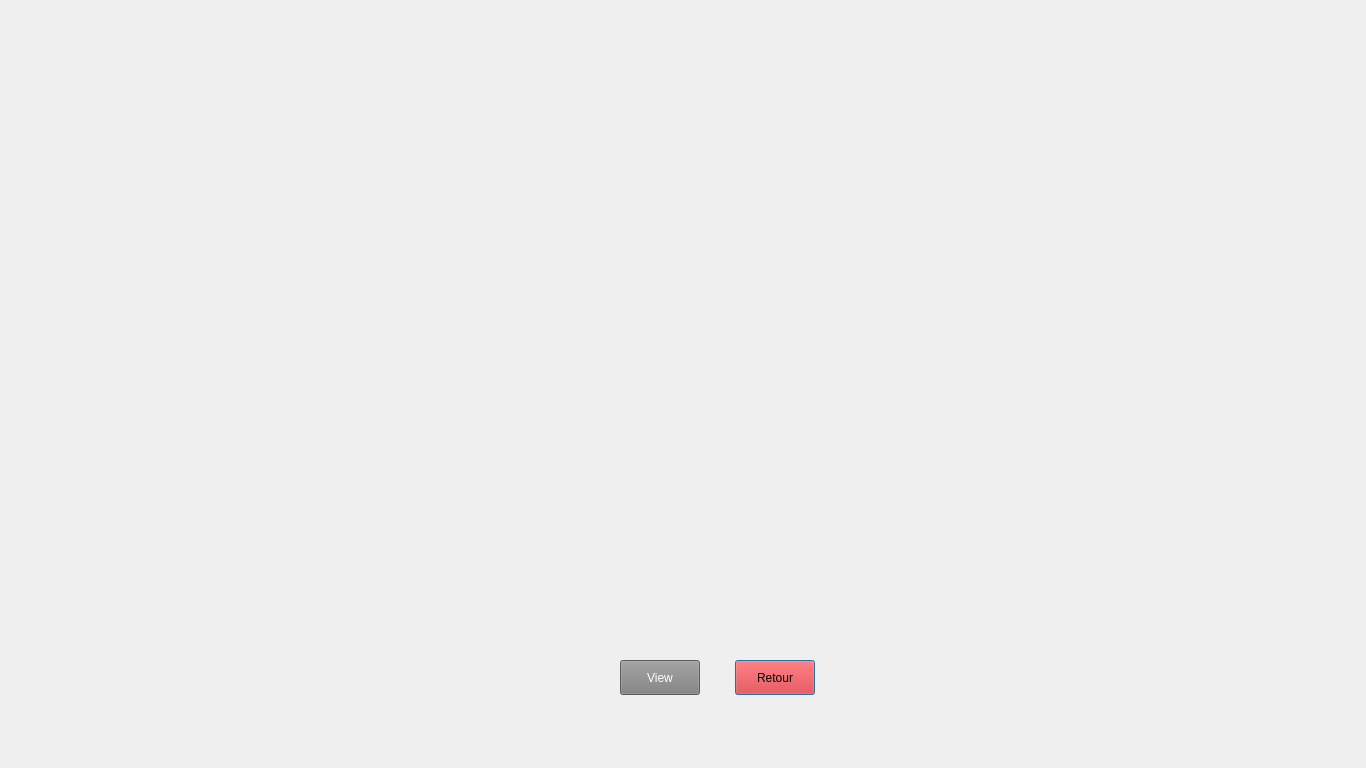
<?xml version="1.0" encoding="UTF-8"?>
<ui version="4.0">
 <class>finance</class>
 <widget class="QDialog" name="finance">
  <property name="geometry">
   <rect>
    <x>0</x>
    <y>0</y>
    <width>1366</width>
    <height>768</height>
   </rect>
  </property>
  <property name="minimumSize">
   <size>
    <width>1366</width>
    <height>768</height>
   </size>
  </property>
  <property name="maximumSize">
   <size>
    <width>16777215</width>
    <height>16777215</height>
   </size>
  </property>
  <property name="windowTitle">
   <string>Situation financiere</string>
  </property>
  <property name="styleSheet">
   <string notr="true"/>
  </property>
  <widget class="QPushButton" name="retour">
   <property name="geometry">
    <rect>
     <x>735</x>
     <y>660</y>
     <width>80</width>
     <height>35</height>
    </rect>
   </property>
   <property name="minimumSize">
    <size>
     <width>80</width>
     <height>35</height>
    </size>
   </property>
   <property name="maximumSize">
    <size>
     <width>80</width>
     <height>35</height>
    </size>
   </property>
   <property name="styleSheet">
    <string notr="true">QPushButton{
	height: 25px;
	font: 81 Italic 12pt &quot;Fira Sans Compressed ExtraBold&quot;;
	color: black;
	background-color: red;
	position: absolute;
	top: 10px;
	right: 50px;
}

QpushButton:pressed{
	background-color: rgb(182, 7, 7);
}</string>
   </property>
   <property name="text">
    <string>Retour</string>
   </property>
  </widget>
  <widget class="QFrame" name="verticalFrame">
   <property name="geometry">
    <rect>
     <x>345</x>
     <y>79</y>
     <width>665</width>
     <height>550</height>
    </rect>
   </property>
   <property name="minimumSize">
    <size>
     <width>665</width>
     <height>550</height>
    </size>
   </property>
   <layout class="QVBoxLayout" name="verticalLayout"/>
  </widget>
  <widget class="QPushButton" name="view">
   <property name="geometry">
    <rect>
     <x>620</x>
     <y>660</y>
     <width>80</width>
     <height>35</height>
    </rect>
   </property>
   <property name="minimumSize">
    <size>
     <width>80</width>
     <height>35</height>
    </size>
   </property>
   <property name="maximumSize">
    <size>
     <width>80</width>
     <height>35</height>
    </size>
   </property>
   <property name="styleSheet">
    <string notr="true">QPushButton{
	height: 25px;
	font: 81 Italic 12pt &quot;Fira Sans Compressed ExtraBold&quot;;
	color: white;
	background-color: grey;
	position: absolute;
	top: 10px;
	right: 50px;
}

QpushButton:pressed{
	background-color: rgb(182, 7, 7);
}</string>
   </property>
   <property name="text">
    <string>View</string>
   </property>
  </widget>
 </widget>
 <resources/>
 <connections/>
</ui>
